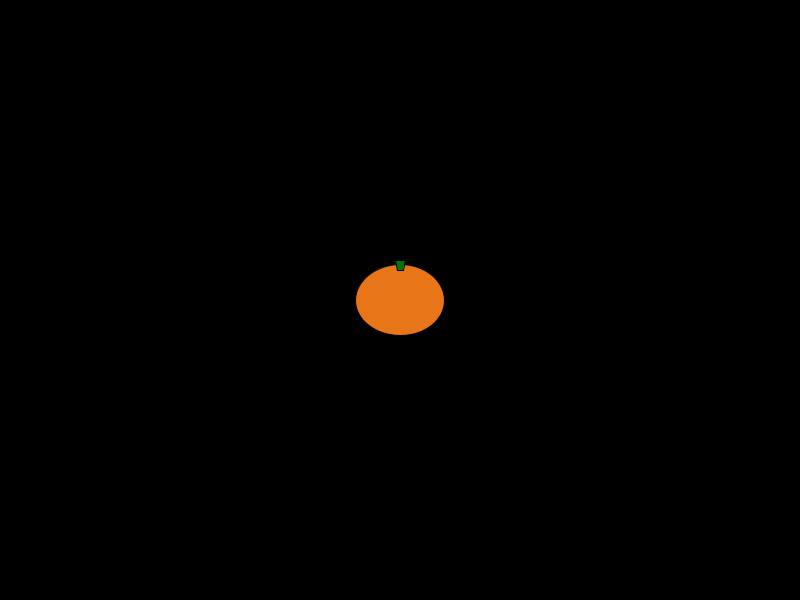
Frame 1 (no input)
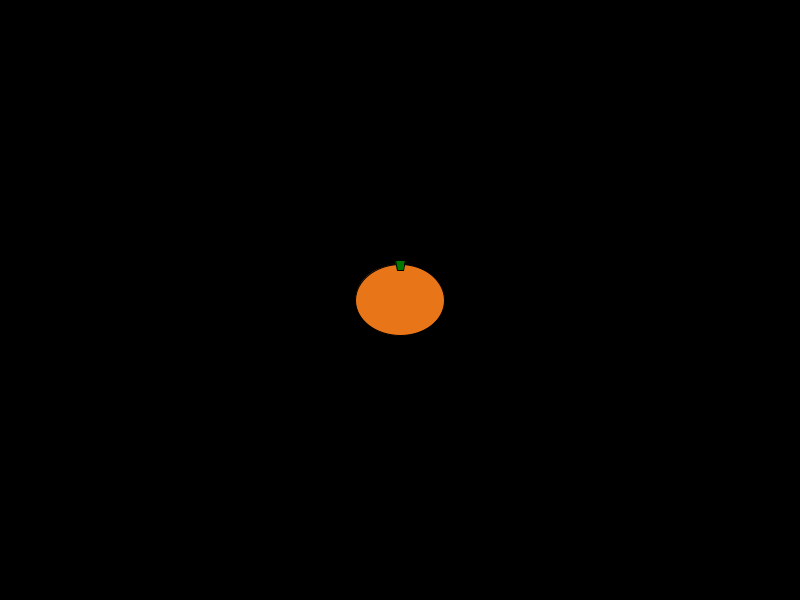
Frame 60 (the mouse pressed at the canvas centre just before this capture)
Frame 120 (the mouse held since frame 60 and released just before this capture): identical to frame 60, image omitted

The Processing sketch that drew these frames (run headless with seeded random() and noise(); from frame 60 on, the mouse is pressed at the canvas centre):

// Processing sketch: Jack-O-Lanterns
// ── Jack-O-Lanterns.pde
final int pumpkinWidth = 89;
final int pumpkinHeight = 71;

class Pumpkin
{
  float x;
  float y;

  Pumpkin(float newX, float newY)
  {
    x = newX;
    y = newY;
  }
}

void setup()
{
  size(800, 600);
  background(0);
  smooth();
}

void draw()
{
  Pumpkin p = new Pumpkin(width/2, height/2);
  drawPumpkin(p);
}

void drawPumpkin(Pumpkin p)
{
  fill(232, 117, 23);
  ellipse(p.x, p.y, pumpkinWidth, pumpkinHeight);

  fill(0, 120, 0);
  quad(p.x - 3, p.y - pumpkinHeight/2 + 5, 
       p.x - 5, p.y - pumpkinHeight/2 - 5, 
       p.x + 5, p.y - pumpkinHeight/2 - 5, 
       p.x + 3, p.y - pumpkinHeight/2 + 5);
}
